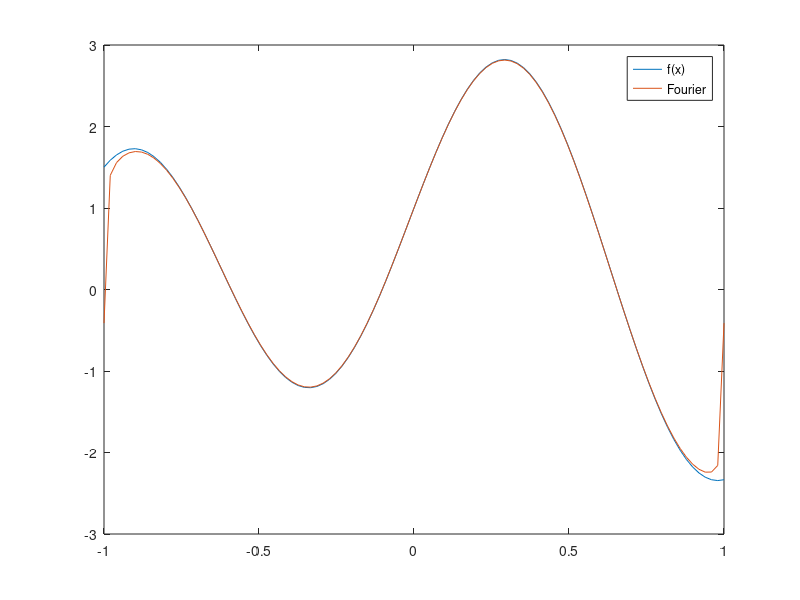
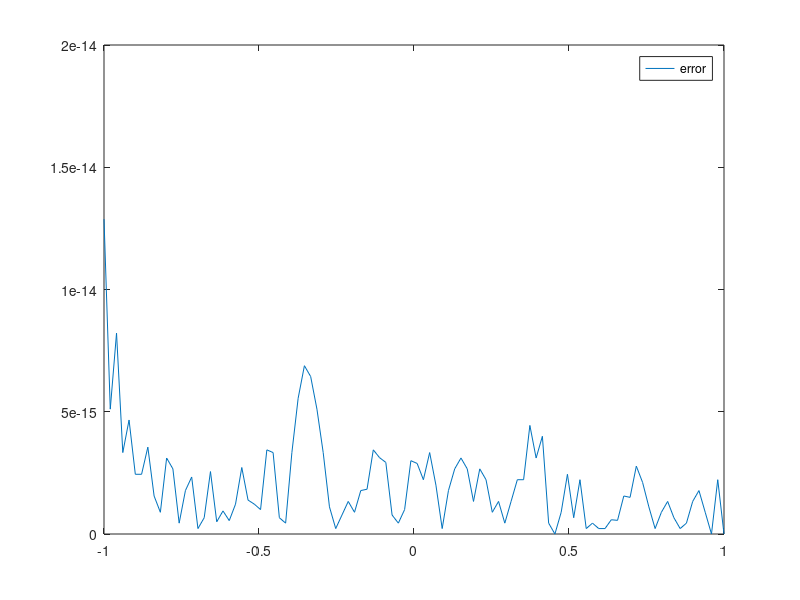

Source code (MATLAB) for these figures, in order:
clc;
clear all;
close all;

a1 = 1;
a2 = 2;
w1 = 2;
w2 = 5;

%точный график функции
x0 = linspace(-1,1,100);
y0 = a1*cos(w1*x0)+a2*sin(w2*x0);
figure
plot(x0,y0)
hold on

%приближение Фурье
N = 100;
f = @(x1) a1*cos(w1*x1)+a2*sin(w2*x1);
sn =  @(x1) 0;
for i=0:N
    I1 = @(x1) f(x1).*cos(pi*i*x1);
    an = integral(I1,-1,1);

    I2 = @(x1) f(x1).*sin(pi*i*x1);
    bn = integral(I2,-1,1);
    
    if i==0
        sn = @(x1) an/2;
    else
        sn =  @(x1) sn(x1) + an*cos(pi*i*x1) + bn*sin(pi*i*x1);
    end
end
x1 = linspace(-1,1,100);
plot(x1,sn(x1))

%приближение Чебышёва
N = 32;
f = @(t) a1*cos(w1*cos(t))+a2*sin(w2*cos(t));
sn2 =  @(t) 0;
for i=0:N   
    if i==0
        I1 = @(t) f(t);
        a0 = 1/pi*integral(I1,0,pi);
        sn2 = @(t) a0;
    else
        I2 = @(t) f(t).*cos(i*t);
        an = 2/pi*integral(I2,0,pi);
        sn2 =  @(t) sn2(t) + an*cos(i*t);
    end
end
x1 = linspace(-1,1,100);
legend('f(x)','Fourier')
hold off
figure
plot(x1,abs(sn2(acos(x1))-y0))

%hold on
%plot(x0,y0)
legend('error','Chebyshev')